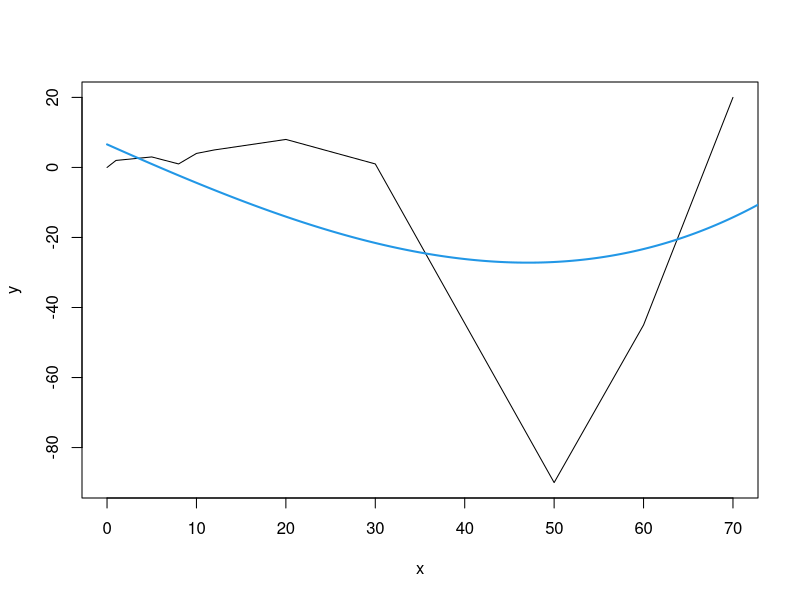

Source code (R):
Horner<-function(a,x){
  n<-length(a)
  y<-a[n]
  for(i in (n-1):1){
    y<-y*x+a[i]
  }
  return(y)
}
GS<-function(A,b){
  n<-nrow(A)
  x<-array(0,n)
  for(i in 1:9){
    for(j in 1:n){
      x[j]<-b[j]
      for(k in 1:n){
        if(k!=j) x[j]<-x[j]-A[j,k]*x[k]
      }
      x[j]<-x[j]/A[j,j]
    }
    cat(i)
    cat(format(x))
    cat("\n")
  }
  return(x)
}
MNC <- function(stupen,x,y){

    n <- length(x)
    m<-stupen+stupen-2
    m1<-m+1

    X<-matrix(1,n,m1) # matice s 1

   for(j in 2:m1){
        X[,j]<-X[,j-1]*x
   }
   s<-array(0,m1) # vektor s 0
   for(j in 1:m1){
       s[j]<-sum(X[,j])
   }
    S<-matrix(0,stupen,stupen)
    T<-array(0,stupen)
    for(i in 1:stupen){
        for(j in 1:stupen){
            S[i,j]<-s[i+j-1]
         }
        T[i]<-T[i]+sum(y*X[,i])
    }
    a<-GS(S,T)
    return(a)
}


x<-c(0,1,5,8,10,12,20,30,50,60,70)
y<-c(0,2,3,1,4,5,8,1,-90,-45,20)
plot(x,y,type="l")
xa<-seq(0,90,0.01)
a<-MNC(4,x,y)
ya<-Horner(a,xa)
lines(xa,ya,col=4,lw=2)